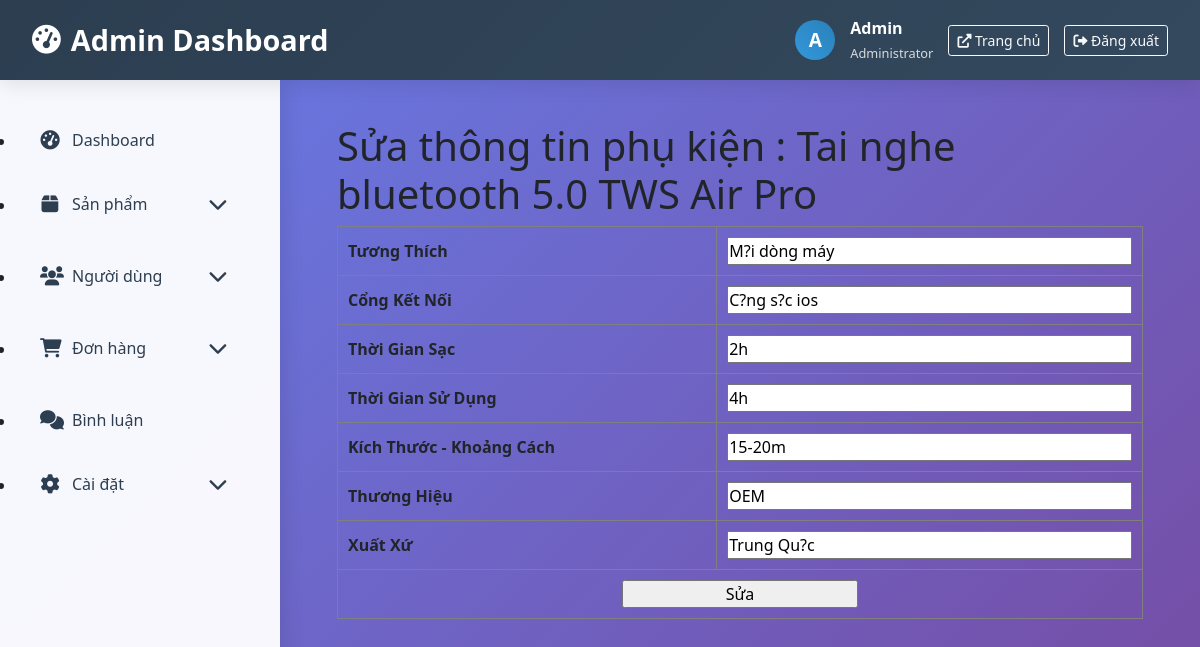
/code/shopmaytinh/User/Admin/index.php?act=suachitiet&loaisp=PK&id=82, run on the app's committed database.
### tables this page shows
CREATE TABLE `danh_sach_san_pham` (
  `id` int(11) NOT NULL,
  `Ten_San_Pham` varchar(150) DEFAULT NULL,
  `Hinh_Anh` varchar(100) DEFAULT NULL,
  `Gia_Ban` int(11) DEFAULT NULL,
  `Gia_Cu` int(11) NOT NULL,
  `Phan_Tram` int(11) NOT NULL,
  `Loai_SP` char(10) DEFAULT NULL,
  `Dong_May` varchar(10) NOT NULL,
  `GiamGia` char(3) NOT NULL,
  `So_Luong` int(11) NOT NULL,
  `MaNcc` varchar(10) NOT NULL,
  `TGian_BatDau` timestamp NOT NULL DEFAULT '0000-00-00 00:00:00',
  `TGian_CSua` timestamp NOT NULL DEFAULT '0000-00-00 00:00:00'
);

CREATE TABLE `chi_tiet_phu_kien` (
  `id` int(11) NOT NULL,
  `Tuong_Thich` varchar(120) DEFAULT NULL,
  `Cong_Ket_Noi` varchar(30) NOT NULL,
  `Thoi_Gian_Sac` varchar(20) DEFAULT NULL,
  `Thoi_Gian_Su_Dung` varchar(20) DEFAULT NULL,
  `KichThuoc_KhoangCach` varchar(10) DEFAULT NULL,
  `Thuong_Hieu` varchar(20) DEFAULT NULL,
  `Xuat_Xu` varchar(20) DEFAULT NULL
);

### code/shopmaytinh/User/U_Model/HienTTin_M.php (called while the page is built, shortened)
<?php
	require_once 'KetNoiDb.php';
	$tensp = "SELECT * from danh_sach_san_pham where id = '$id'";
	$sql2 = "SELECT * from chi_tiet_phu_kien where id = '$id'";
	$qrr = mysqli_query($connect,$tensp);
	$tsp = mysqli_fetch_array($qrr);
	$qr2 = mysqli_query($connect,$sql2);
	$row2 = mysqli_fetch_array($qr2);
?>

### code/shopmaytinh/User/U_View/SuaChiTietPK_V.php (the view, shortened to what this page needs)
<div class="container">
	<form method="POST" style="padding: 10px;" >
		<table border="1" style="width: 100%;">
			<h1>
				Sửa thông tin phụ kiện :  <?php echo $tsp['Ten_San_Pham'] ?>
			</h1>
			<tr>
				<th>
					Tương Thích
				</th>
				<td>
					<input type="text" name="tt" style="width: 100%" value="<?php echo $row2['Tuong_Thich'] ?>">
				</td>
			</tr>
			<tr>
				<th>
					Cổng Kết Nối
				</th>
				<td>
					<input type="text" name="ckn" style="width: 100%" value="<?php echo $row2['Cong_Ket_Noi'] ?>">
				</td>
			</tr>
			<tr>
				<th>
					Thời Gian Sạc
				</th>
				<td>
					<input type="text" name="tgs" style="width: 100%" value="<?php echo $row2['Thoi_Gian_Sac'] ?>">
				</td>
			</tr>
			<tr>
				<th>
					Thời Gian Sử Dụng
				</th>
				<td>
					<input type="text" name="tgsd" style="width: 100%" value="<?php echo $row2['Thoi_Gian_Su_Dung'] ?>">
				</td>
			</tr>
			<tr>
				<th>
					Kích Thước - Khoảng Cách
				</th>
				<td>
					<input type="text" name="ktkc" style="width: 100%" value="<?php echo $row2['KichThuoc_KhoangCach'] ?>">
				</td>
			</tr>
			<tr>
				<th>
					Thương Hiệu
				</th>
				<td>
					<input type="text" name="th" style="width: 100%" value="<?php echo $row2['Thuong_Hieu'] ?>">
				</td>
			</tr>
			<tr>
				<th>
					Xuất Xứ
				</th>
				<td>
					<input type="text" name="xx" style="width: 100%" value="<?php echo $row2['Xuat_Xu'] ?>">
				</td>
			</tr>
			<tr>
				<td colspan="2" style="text-align: center;">
					<input style="width: 30%" type="submit" name="suachitietpk" value="Sửa">
				</td>
			</tr>
		</table>
	</form>
</div>

### code/shopmaytinh/User/Admin/modern_admin.css (style rules this page uses)
* { margin: 0; padding: 0; box-sizing: border-box; }
body { font-family: 'Segoe UI', Tahoma, Geneva, Verdana, sans-serif; background: linear-gradient(135deg, #667eea 0%, #764ba2 100%); min-height: 100vh; }

### code/shopmaytinh/User/U_View/SuaChiTietPK_V.php (style rules this page uses)
tr th,tr td { padding: 10px; }

### data on the page
danh_sach_san_pham: Ten_San_Pham "Tai nghe bluetooth 5.0 TWS Air Pro"
chi_tiet_phu_kien: tt "M?i dòng máy", ckn "C?ng s?c ios", tgs "2h", tgsd "4h", ktkc "15-20m", th "OEM", xx "Trung Qu?c"

### other printed values
substr($user, 0, 1) "A"
$user "Admin"
